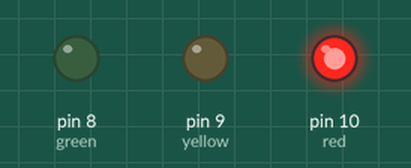
This sketch was run on a simulated Arduino Uno, built with avr-gcc and run on an emulated ATmega328P. On the bench: output pins drawn as LEDs (lit = HIGH).

Above: at 2.5 s.
At 5.3 s:
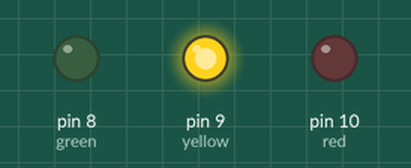
At 8.2 s:
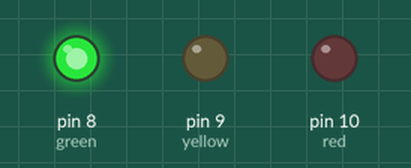
Timing chart, 0 to 21.5 s (numbered marks = the images above):
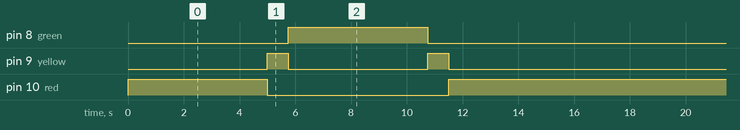

The sketch:

traffic_light_basic.ino
```cpp
int red = 10;
int yellow = 9;
int green = 8;

void setup() {
  pinMode(red,OUTPUT);
  pinMode(yellow,OUTPUT);
  pinMode(green,OUTPUT);
}

void loop() {
  digitalWrite(red,HIGH);
  delay(5000);
  change_green();
  delay(5000);
  change_red();
  delay(5000);
}

void change_green(){
  digitalWrite(red,LOW);
  digitalWrite(yellow, HIGH);
  delay(750);
  digitalWrite(yellow,LOW);
  digitalWrite(green, HIGH);
}

void change_red(){
  digitalWrite(green,LOW);
  digitalWrite(yellow,HIGH);
  delay(750);
  digitalWrite(yellow,LOW);
  digitalWrite(red,HIGH);
}
```

Measured:
- by itself, pin 8 (green): alternates HIGH for 5.0 s and LOW for 11.5 s
- by itself, pin 9 (yellow): repeats every 16.5 s: LOW 5.0 s, HIGH 0.75 s, LOW 10.0 s, HIGH 0.75 s
- by itself, pin 10 (red): repeats every 16.5 s: LOW 6.5 s, HIGH 10.0 s
